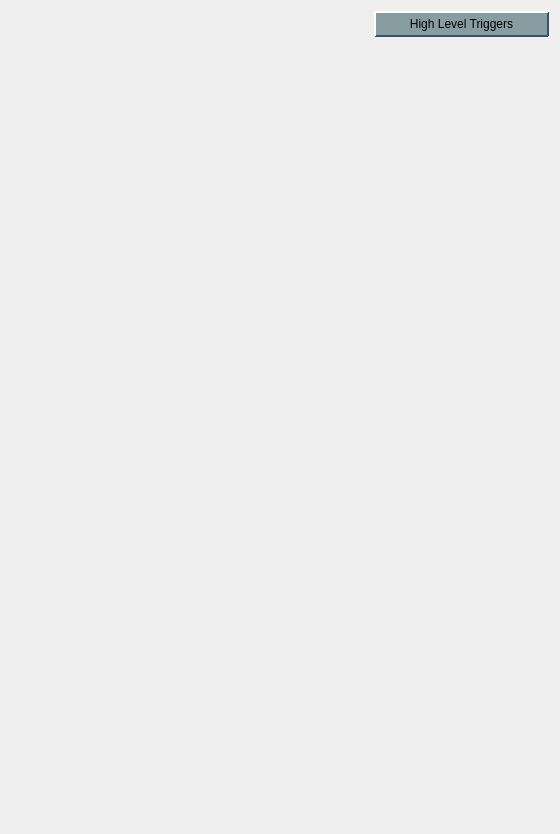
<?xml version="1.0" encoding="UTF-8"?>
<ui version="4.0">
 <class>Form</class>
 <widget class="QWidget" name="Form">
  <property name="geometry">
   <rect>
    <x>0</x>
    <y>0</y>
    <width>560</width>
    <height>834</height>
   </rect>
  </property>
  <property name="sizePolicy">
   <sizepolicy hsizetype="Preferred" vsizetype="Preferred">
    <horstretch>1</horstretch>
    <verstretch>0</verstretch>
   </sizepolicy>
  </property>
  <property name="windowTitle">
   <string>Timing - ${DEV}</string>
  </property>
  <property name="styleSheet">
   <string notr="true">/* Background color of popup-list.*/
QComboBox QListView{
    background-color:white;
    border:1px solid gray;
}
/* Needed to complete the rule set. */
QComboBox::item:alternate {
    background: white;
}
/* Color of the selected list item. */
QComboBox::item:selected {
    border: 1px solid transparent;
    background: #d1ede1;
}
/* Indicator will shine through the label text if you don't make it hidden. */
QComboBox::indicator{
    background-color:transparent;
    selection-background-color:transparent;
    color:transparent;
    selection-color:transparent;
}
QPushButton {
    background-color: rgb(136,157,162);
    border-color: rgb(212,228,233) rgb(50,88,100) rgb(50,88,100) rgb(212,228,233);
    border-style: outset;
    border-radius: 1px;
    border-width: 2px;
    padding: 4px;
}
QPushButton:hover {
   background-color: rgb(106,127,132);
}
QPushButton:pressed {
    background-color: rgb(208,229,232);
    border-style: inset;
    border-width: 2px;
	border-color: rgb(50,88,100) rgb(212,228,233) rgb(212,228,233) rgb(50,88,100);
}
QPushButton:checked{
    background-color: rgb(208,229,232);
    border-style: inset;
    border-width: 2px;
	border-color:  rgb(112,134,142) rgb(229,233,235) rgb(239,233,235) rgb(112,134,142);
}
QLineEdit {
  background-color: rgb(218,223,230);
  border-color: rgb(66,77,96);
  border-style: inset;
  border-width: 2px 1px 1px 2px;
}
QLineEdit:hover {
 background-color: rgb(198,203,210)
}
PyDMLabel {
  background-color: rgb(189,197,205);
}</string>
  </property>
  <layout class="QGridLayout" name="gridLayout">
   <item row="4" column="0" colspan="3">
    <widget class="PyDMEmbeddedDisplay" name="PyDMEmbeddedDisplay_2">
     <property name="toolTip">
      <string/>
     </property>
     <property name="filename" stdset="0">
      <string>tpr.ui</string>
     </property>
    </widget>
   </item>
   <item row="0" column="2">
    <layout class="QVBoxLayout" name="verticalLayout">
     <property name="spacing">
      <number>0</number>
     </property>
     <property name="leftMargin">
      <number>0</number>
     </property>
     <item>
      <widget class="PyDMRelatedDisplayButton" name="PyDMRelatedDisplayButton">
       <property name="toolTip">
        <string/>
       </property>
       <property name="text">
        <string>High Level Triggers</string>
       </property>
       <property name="filenames" stdset="0">
        <stringlist>
         <string>hl_triggers.ui</string>
        </stringlist>
       </property>
       <property name="openInNewWindow" stdset="0">
        <bool>true</bool>
       </property>
      </widget>
     </item>
     <item>
      <spacer name="verticalSpacer_2">
       <property name="orientation">
        <enum>Qt::Vertical</enum>
       </property>
       <property name="sizeHint" stdset="0">
        <size>
         <width>20</width>
         <height>40</height>
        </size>
       </property>
      </spacer>
     </item>
    </layout>
   </item>
   <item row="0" column="0" rowspan="3">
    <widget class="PyDMEmbeddedDisplay" name="PyDMEmbeddedDisplay">
     <property name="toolTip">
      <string/>
     </property>
     <property name="filename" stdset="0">
      <string>timing.ui</string>
     </property>
    </widget>
   </item>
   <item row="2" column="2">
    <spacer name="verticalSpacer_3">
     <property name="orientation">
      <enum>Qt::Vertical</enum>
     </property>
     <property name="sizeHint" stdset="0">
      <size>
       <width>20</width>
       <height>40</height>
      </size>
     </property>
    </spacer>
   </item>
   <item row="3" column="0" colspan="2">
    <spacer name="verticalSpacer">
     <property name="orientation">
      <enum>Qt::Vertical</enum>
     </property>
     <property name="sizeHint" stdset="0">
      <size>
       <width>20</width>
       <height>40</height>
      </size>
     </property>
    </spacer>
   </item>
  </layout>
 </widget>
 <customwidgets>
  <customwidget>
   <class>PyDMEmbeddedDisplay</class>
   <extends>QFrame</extends>
   <header>pydm.widgets.embedded_display</header>
  </customwidget>
  <customwidget>
   <class>PyDMRelatedDisplayButton</class>
   <extends>QPushButton</extends>
   <header>pydm.widgets.related_display_button</header>
  </customwidget>
 </customwidgets>
 <resources/>
 <connections/>
</ui>
